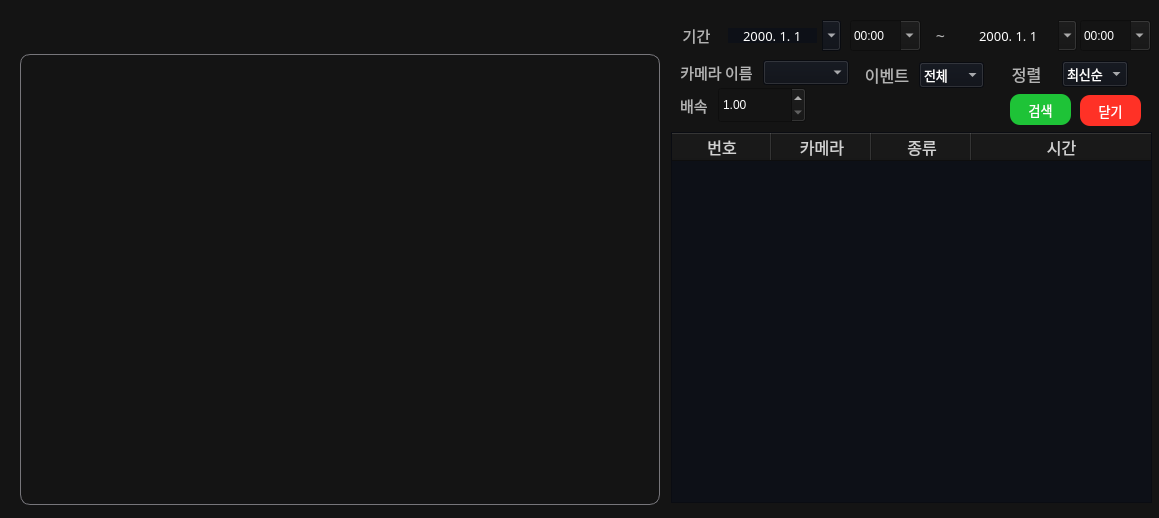
<?xml version="1.0" encoding="UTF-8"?>
<ui version="4.0">
 <class>Search_window</class>
 <widget class="QWidget" name="Search_window">
  <property name="geometry">
   <rect>
    <x>0</x>
    <y>0</y>
    <width>1159</width>
    <height>518</height>
   </rect>
  </property>
  <property name="windowTitle">
   <string notr="true">Search</string>
  </property>
  <property name="styleSheet">
   <string notr="true">background-color: rgb(20, 20, 20);
</string>
  </property>
  <widget class="QLabel" name="search_viewer">
   <property name="geometry">
    <rect>
     <x>20</x>
     <y>54</y>
     <width>640</width>
     <height>451</height>
    </rect>
   </property>
   <property name="font">
    <font>
     <family>Sans</family>
    </font>
   </property>
   <property name="styleSheet">
    <string notr="true">border: 1px solid rgb(119, 118, 123);
border-radius: 10px ;</string>
   </property>
   <property name="text">
    <string/>
   </property>
   <property name="pixmap">
    <pixmap resource="../ms_ai_img.qrc">:/newPrefix/ui/images/logo.png</pixmap>
   </property>
   <property name="alignment">
    <set>Qt::AlignmentFlag::AlignCenter</set>
   </property>
  </widget>
  <widget class="QLabel" name="time_label">
   <property name="geometry">
    <rect>
     <x>666</x>
     <y>15</y>
     <width>61</width>
     <height>41</height>
    </rect>
   </property>
   <property name="font">
    <font>
     <family>Sans</family>
     <pointsize>11</pointsize>
    </font>
   </property>
   <property name="styleSheet">
    <string notr="true">color: rgb(179,179,179);
background-color: rgba(191, 64, 64, 0);</string>
   </property>
   <property name="text">
    <string>기간</string>
   </property>
   <property name="alignment">
    <set>Qt::AlignmentFlag::AlignCenter</set>
   </property>
  </widget>
  <widget class="QTableWidget" name="event_table">
   <property name="geometry">
    <rect>
     <x>671</x>
     <y>132</y>
     <width>481</width>
     <height>371</height>
    </rect>
   </property>
   <property name="font">
    <font>
     <family>Sans</family>
     <pointsize>11</pointsize>
     <bold>false</bold>
    </font>
   </property>
   <property name="focusPolicy">
    <enum>Qt::FocusPolicy::NoFocus</enum>
   </property>
   <property name="styleSheet">
    <string notr="true">QTableWidget {
    background-color: rgb(13, 16, 23); /* 테이블 전체 배경색 */
    color: rgb(255, 255, 255);
}

QHeaderView::section {
    color: rgb(209, 209, 209); /* 헤더 텍스트 색상 - 회색 */
}

QTableWidget::item {
    color: rgb(255, 255, 255); /* 기본 상태에서의 텍스트 색상 - 흰색 */

}

QTableWidget::item:selected {
    background-color: rgb(32,39,49); /* 선택된 셀의 배경색 */
    color: rgb(255, 255, 255);

}

QScrollBar:vertical {
    border: 1px solid #999999;
    background: #b3b3b3c6;
    width: 8px;
}
QScrollBar::handle:vertical {
background: #2f2f2f; 
min-height: 10px;
width: 8px;

}
</string>
   </property>
   <property name="selectionMode">
    <enum>QAbstractItemView::SelectionMode::SingleSelection</enum>
   </property>
   <property name="selectionBehavior">
    <enum>QAbstractItemView::SelectionBehavior::SelectRows</enum>
   </property>
   <property name="showGrid">
    <bool>false</bool>
   </property>
   <property name="gridStyle">
    <enum>Qt::PenStyle::DashDotLine</enum>
   </property>
   <property name="sortingEnabled">
    <bool>false</bool>
   </property>
   <property name="wordWrap">
    <bool>false</bool>
   </property>
   <attribute name="horizontalHeaderHighlightSections">
    <bool>false</bool>
   </attribute>
   <attribute name="horizontalHeaderStretchLastSection">
    <bool>true</bool>
   </attribute>
   <attribute name="verticalHeaderVisible">
    <bool>false</bool>
   </attribute>
   <attribute name="verticalHeaderHighlightSections">
    <bool>false</bool>
   </attribute>
   <attribute name="verticalHeaderStretchLastSection">
    <bool>false</bool>
   </attribute>
   <column>
    <property name="text">
     <string>번호</string>
    </property>
    <property name="font">
     <font>
      <pointsize>12</pointsize>
     </font>
    </property>
   </column>
   <column>
    <property name="text">
     <string>카메라</string>
    </property>
    <property name="font">
     <font>
      <pointsize>12</pointsize>
     </font>
    </property>
   </column>
   <column>
    <property name="text">
     <string>종류</string>
    </property>
    <property name="font">
     <font>
      <pointsize>12</pointsize>
     </font>
    </property>
   </column>
   <column>
    <property name="text">
     <string>시간</string>
    </property>
    <property name="font">
     <font>
      <pointsize>12</pointsize>
     </font>
    </property>
   </column>
  </widget>
  <widget class="QLabel" name="time_tilde">
   <property name="geometry">
    <rect>
     <x>920</x>
     <y>25</y>
     <width>41</width>
     <height>21</height>
    </rect>
   </property>
   <property name="sizePolicy">
    <sizepolicy hsizetype="Fixed" vsizetype="Fixed">
     <horstretch>0</horstretch>
     <verstretch>0</verstretch>
    </sizepolicy>
   </property>
   <property name="font">
    <font>
     <family>Sans</family>
     <pointsize>12</pointsize>
    </font>
   </property>
   <property name="styleSheet">
    <string notr="true">color: rgb(179,179,179);
background-color: rgba(191, 64, 64, 0);</string>
   </property>
   <property name="text">
    <string>~</string>
   </property>
   <property name="alignment">
    <set>Qt::AlignmentFlag::AlignCenter</set>
   </property>
  </widget>
  <widget class="QDateEdit" name="time_day_start_input">
   <property name="geometry">
    <rect>
     <x>720</x>
     <y>20</y>
     <width>121</width>
     <height>31</height>
    </rect>
   </property>
   <property name="font">
    <font>
     <family>Sans</family>
     <pointsize>10</pointsize>
    </font>
   </property>
   <property name="focusPolicy">
    <enum>Qt::FocusPolicy::NoFocus</enum>
   </property>
   <property name="styleSheet">
    <string notr="true">


            QDateEdit {
                padding: 5px;
					color: rgb(255, 255, 255);
					background-color: rgb(13, 16, 23);
					selection-background-color: rgb(53, 132, 228);

            }
			QCalendarWidget {
                background-color: rgb(87, 227, 137);
                alternate-background-color: rgb(87, 227, 137);
            }
            QCalendarWidget QWidget { /* All child widgets of QCalendarWidget */
                color: black;
					background-color: #f0f0f0;  
					alternate-background-color: rgb(28, 113, 216);
            }
            QCalendarWidget QAbstractItemView {
                selection-background-color: rgb(87, 227, 137);;
                selection-color: white;
            }

</string>
   </property>
   <property name="frame">
    <bool>false</bool>
   </property>
   <property name="alignment">
    <set>Qt::AlignmentFlag::AlignCenter</set>
   </property>
   <property name="readOnly">
    <bool>false</bool>
   </property>
   <property name="buttonSymbols">
    <enum>QAbstractSpinBox::ButtonSymbols::NoButtons</enum>
   </property>
   <property name="correctionMode">
    <enum>QAbstractSpinBox::CorrectionMode::CorrectToNearestValue</enum>
   </property>
   <property name="keyboardTracking">
    <bool>true</bool>
   </property>
   <property name="showGroupSeparator" stdset="0">
    <bool>false</bool>
   </property>
   <property name="currentSection">
    <enum>QDateTimeEdit::Section::YearSection</enum>
   </property>
   <property name="displayFormat">
    <string>yyyy. M. d</string>
   </property>
   <property name="calendarPopup">
    <bool>true</bool>
   </property>
  </widget>
  <widget class="QPushButton" name="search_close_bnt">
   <property name="geometry">
    <rect>
     <x>1080</x>
     <y>95</y>
     <width>61</width>
     <height>31</height>
    </rect>
   </property>
   <property name="font">
    <font>
     <family>Sans</family>
     <pointsize>10</pointsize>
    </font>
   </property>
   <property name="cursor">
    <cursorShape>PointingHandCursor</cursorShape>
   </property>
   <property name="styleSheet">
    <string notr="true">background-color: rgb(255, 49, 38);
color: rgb(255, 255, 255);
border-radius: 10px;
</string>
   </property>
   <property name="text">
    <string>닫기</string>
   </property>
  </widget>
  <widget class="QPushButton" name="time_search_bnt">
   <property name="geometry">
    <rect>
     <x>1010</x>
     <y>94</y>
     <width>61</width>
     <height>31</height>
    </rect>
   </property>
   <property name="font">
    <font>
     <family>Sans</family>
     <pointsize>10</pointsize>
    </font>
   </property>
   <property name="cursor">
    <cursorShape>PointingHandCursor</cursorShape>
   </property>
   <property name="styleSheet">
    <string notr="true">background-color: rgb(30, 195, 55);
color: rgb(255, 255, 255);
border-radius: 10px;
</string>
   </property>
   <property name="text">
    <string>검색</string>
   </property>
  </widget>
  <widget class="QDateEdit" name="time_day_end_input">
   <property name="geometry">
    <rect>
     <x>956</x>
     <y>20</y>
     <width>121</width>
     <height>31</height>
    </rect>
   </property>
   <property name="font">
    <font>
     <family>Sans</family>
     <pointsize>10</pointsize>
    </font>
   </property>
   <property name="focusPolicy">
    <enum>Qt::FocusPolicy::NoFocus</enum>
   </property>
   <property name="styleSheet">
    <string notr="true">            QDateEdit {
                padding: 5px;
                color: white;
            }
			QCalendarWidget {
                background-color: rgb(87, 227, 137);
                alternate-background-color: rgb(87, 227, 137);
            }
            QCalendarWidget QWidget { /* All child widgets of QCalendarWidget */
                color: black;
					background-color: #f0f0f0;  
					alternate-background-color: rgb(28, 113, 216);
            }
            QCalendarWidget QAbstractItemView {
                selection-background-color: rgb(87, 227, 137);;
                selection-color: white;
            }

</string>
   </property>
   <property name="wrapping">
    <bool>false</bool>
   </property>
   <property name="frame">
    <bool>false</bool>
   </property>
   <property name="alignment">
    <set>Qt::AlignmentFlag::AlignCenter</set>
   </property>
   <property name="buttonSymbols">
    <enum>QAbstractSpinBox::ButtonSymbols::NoButtons</enum>
   </property>
   <property name="currentSection">
    <enum>QDateTimeEdit::Section::YearSection</enum>
   </property>
   <property name="displayFormat">
    <string>yyyy. M. d</string>
   </property>
   <property name="calendarPopup">
    <bool>true</bool>
   </property>
  </widget>
  <widget class="QWidget" name="layoutWidget">
   <property name="geometry">
    <rect>
     <x>997</x>
     <y>60</y>
     <width>131</width>
     <height>28</height>
    </rect>
   </property>
   <property name="font">
    <font>
     <family>Sans</family>
    </font>
   </property>
   <layout class="QHBoxLayout" name="horizontalLayout_2">
    <item>
     <widget class="QLabel" name="sort_label">
      <property name="font">
       <font>
        <family>Sans</family>
        <pointsize>12</pointsize>
       </font>
      </property>
      <property name="styleSheet">
       <string notr="true">color: rgb(179,179,179);
background-color: rgba(191, 64, 64, 0);</string>
      </property>
      <property name="text">
       <string>정렬</string>
      </property>
      <property name="alignment">
       <set>Qt::AlignmentFlag::AlignCenter</set>
      </property>
     </widget>
    </item>
    <item>
     <widget class="QComboBox" name="sort_box">
      <property name="font">
       <font>
        <family>Sans</family>
        <pointsize>10</pointsize>
        <bold>false</bold>
       </font>
      </property>
      <property name="styleSheet">
       <string notr="true">color: rgb(255, 255, 255);
background-color: rgb(13, 16, 23);
selection-background-color: rgb(53, 132, 228);
</string>
      </property>
      <property name="minimumContentsLength">
       <number>0</number>
      </property>
      <item>
       <property name="text">
        <string>최신순</string>
       </property>
      </item>
      <item>
       <property name="text">
        <string>시간순</string>
       </property>
      </item>
     </widget>
    </item>
   </layout>
  </widget>
  <widget class="QWidget" name="layoutWidget">
   <property name="geometry">
    <rect>
     <x>861</x>
     <y>61</y>
     <width>123</width>
     <height>28</height>
    </rect>
   </property>
   <property name="font">
    <font>
     <family>Sans</family>
    </font>
   </property>
   <layout class="QHBoxLayout" name="horizontalLayout">
    <item>
     <widget class="QLabel" name="event_label">
      <property name="font">
       <font>
        <family>Sans</family>
        <pointsize>12</pointsize>
       </font>
      </property>
      <property name="styleSheet">
       <string notr="true">color: rgb(179,179,179);
background-color: rgba(191, 64, 64, 0);</string>
      </property>
      <property name="text">
       <string>이벤트</string>
      </property>
      <property name="alignment">
       <set>Qt::AlignmentFlag::AlignCenter</set>
      </property>
     </widget>
    </item>
    <item>
     <widget class="QComboBox" name="event_box">
      <property name="font">
       <font>
        <family>Sans</family>
        <pointsize>10</pointsize>
        <bold>false</bold>
       </font>
      </property>
      <property name="styleSheet">
       <string notr="true">color: rgb(255, 255, 255);
background-color: rgb(13, 16, 23);
selection-background-color: rgb(53, 132, 228);
</string>
      </property>
      <property name="minimumContentsLength">
       <number>0</number>
      </property>
      <item>
       <property name="text">
        <string>전체</string>
       </property>
      </item>
      <item>
       <property name="text">
        <string>침입</string>
       </property>
      </item>
      <item>
       <property name="text">
        <string>배회</string>
       </property>
      </item>
      <item>
       <property name="text">
        <string>쓰러짐</string>
       </property>
      </item>
      <item>
       <property name="text">
        <string>싸움</string>
       </property>
      </item>
      <item>
       <property name="text">
        <string>방화</string>
       </property>
      </item>
     </widget>
    </item>
   </layout>
  </widget>
  <widget class="QComboBox" name="time_hour_start_box">
   <property name="geometry">
    <rect>
     <x>850</x>
     <y>20</y>
     <width>71</width>
     <height>31</height>
    </rect>
   </property>
   <property name="font">
    <font>
     <family>Sans</family>
     <pointsize>10</pointsize>
     <bold>false</bold>
    </font>
   </property>
   <property name="styleSheet">
    <string notr="true">color: rgb(255, 255, 255);
selection-background-color: rgb(53, 132, 228);
</string>
   </property>
   <property name="editable">
    <bool>true</bool>
   </property>
   <property name="minimumContentsLength">
    <number>0</number>
   </property>
   <item>
    <property name="text">
     <string>00:00</string>
    </property>
   </item>
   <item>
    <property name="text">
     <string>01:00</string>
    </property>
   </item>
   <item>
    <property name="text">
     <string>02:00</string>
    </property>
   </item>
   <item>
    <property name="text">
     <string>03:00</string>
    </property>
   </item>
   <item>
    <property name="text">
     <string>04:00</string>
    </property>
   </item>
   <item>
    <property name="text">
     <string>05:00</string>
    </property>
   </item>
   <item>
    <property name="text">
     <string>06:00</string>
    </property>
   </item>
   <item>
    <property name="text">
     <string>07:00</string>
    </property>
   </item>
   <item>
    <property name="text">
     <string>08:00</string>
    </property>
   </item>
   <item>
    <property name="text">
     <string>09:00</string>
    </property>
   </item>
   <item>
    <property name="text">
     <string>10:00</string>
    </property>
   </item>
   <item>
    <property name="text">
     <string>11:00</string>
    </property>
   </item>
   <item>
    <property name="text">
     <string>12:00</string>
    </property>
   </item>
   <item>
    <property name="text">
     <string>13:00</string>
    </property>
   </item>
   <item>
    <property name="text">
     <string>14:00</string>
    </property>
   </item>
   <item>
    <property name="text">
     <string>15:00</string>
    </property>
   </item>
   <item>
    <property name="text">
     <string>16:00</string>
    </property>
   </item>
   <item>
    <property name="text">
     <string>17:00</string>
    </property>
   </item>
   <item>
    <property name="text">
     <string>18:00</string>
    </property>
   </item>
   <item>
    <property name="text">
     <string>19:00</string>
    </property>
   </item>
   <item>
    <property name="text">
     <string>20:00</string>
    </property>
   </item>
   <item>
    <property name="text">
     <string>21:00</string>
    </property>
   </item>
   <item>
    <property name="text">
     <string>22:00</string>
    </property>
   </item>
   <item>
    <property name="text">
     <string>23:00</string>
    </property>
   </item>
  </widget>
  <widget class="QComboBox" name="time_hour_end_box">
   <property name="geometry">
    <rect>
     <x>1080</x>
     <y>20</y>
     <width>71</width>
     <height>31</height>
    </rect>
   </property>
   <property name="font">
    <font>
     <family>Sans</family>
     <pointsize>10</pointsize>
     <bold>false</bold>
    </font>
   </property>
   <property name="styleSheet">
    <string notr="true">color: rgb(255, 255, 255);
selection-background-color: rgb(53, 132, 228);
</string>
   </property>
   <property name="editable">
    <bool>true</bool>
   </property>
   <property name="minimumContentsLength">
    <number>0</number>
   </property>
   <item>
    <property name="text">
     <string>00:00</string>
    </property>
   </item>
   <item>
    <property name="text">
     <string>01:00</string>
    </property>
   </item>
   <item>
    <property name="text">
     <string>02:00</string>
    </property>
   </item>
   <item>
    <property name="text">
     <string>03:00</string>
    </property>
   </item>
   <item>
    <property name="text">
     <string>04:00</string>
    </property>
   </item>
   <item>
    <property name="text">
     <string>05:00</string>
    </property>
   </item>
   <item>
    <property name="text">
     <string>06:00</string>
    </property>
   </item>
   <item>
    <property name="text">
     <string>07:00</string>
    </property>
   </item>
   <item>
    <property name="text">
     <string>08:00</string>
    </property>
   </item>
   <item>
    <property name="text">
     <string>09:00</string>
    </property>
   </item>
   <item>
    <property name="text">
     <string>10:00</string>
    </property>
   </item>
   <item>
    <property name="text">
     <string>11:00</string>
    </property>
   </item>
   <item>
    <property name="text">
     <string>12:00</string>
    </property>
   </item>
   <item>
    <property name="text">
     <string>13:00</string>
    </property>
   </item>
   <item>
    <property name="text">
     <string>14:00</string>
    </property>
   </item>
   <item>
    <property name="text">
     <string>15:00</string>
    </property>
   </item>
   <item>
    <property name="text">
     <string>16:00</string>
    </property>
   </item>
   <item>
    <property name="text">
     <string>17:00</string>
    </property>
   </item>
   <item>
    <property name="text">
     <string>18:00</string>
    </property>
   </item>
   <item>
    <property name="text">
     <string>19:00</string>
    </property>
   </item>
   <item>
    <property name="text">
     <string>20:00</string>
    </property>
   </item>
   <item>
    <property name="text">
     <string>21:00</string>
    </property>
   </item>
   <item>
    <property name="text">
     <string>22:00</string>
    </property>
   </item>
   <item>
    <property name="text">
     <string>23:00</string>
    </property>
   </item>
  </widget>
  <widget class="QLabel" name="camera_num_label">
   <property name="geometry">
    <rect>
     <x>676</x>
     <y>60</y>
     <width>81</width>
     <height>25</height>
    </rect>
   </property>
   <property name="font">
    <font>
     <family>Sans</family>
     <pointsize>11</pointsize>
    </font>
   </property>
   <property name="styleSheet">
    <string notr="true">color: rgb(179,179,179);
background-color: rgba(191, 64, 64, 0);</string>
   </property>
   <property name="text">
    <string>카메라 이름</string>
   </property>
   <property name="alignment">
    <set>Qt::AlignmentFlag::AlignCenter</set>
   </property>
  </widget>
  <widget class="QComboBox" name="camera_name_box">
   <property name="geometry">
    <rect>
     <x>763</x>
     <y>60</y>
     <width>86</width>
     <height>25</height>
    </rect>
   </property>
   <property name="font">
    <font>
     <family>Sans</family>
     <pointsize>11</pointsize>
     <bold>false</bold>
    </font>
   </property>
   <property name="styleSheet">
    <string notr="true">color: rgb(255, 255, 255);
background-color: rgb(13, 16, 23);
selection-background-color: rgb(53, 132, 228);
</string>
   </property>
   <property name="minimumContentsLength">
    <number>0</number>
   </property>
  </widget>
  <widget class="QLabel" name="time_video_time_speed_label">
   <property name="geometry">
    <rect>
     <x>680</x>
     <y>90</y>
     <width>31</width>
     <height>31</height>
    </rect>
   </property>
   <property name="font">
    <font>
     <family>Sans</family>
     <pointsize>11</pointsize>
    </font>
   </property>
   <property name="styleSheet">
    <string notr="true">color: rgb(179,179,179);
background-color: rgba(255, 255, 255, 0);</string>
   </property>
   <property name="text">
    <string>배속</string>
   </property>
   <property name="alignment">
    <set>Qt::AlignmentFlag::AlignLeading|Qt::AlignmentFlag::AlignLeft|Qt::AlignmentFlag::AlignVCenter</set>
   </property>
  </widget>
  <widget class="QDoubleSpinBox" name="time_video_time_speed_input">
   <property name="geometry">
    <rect>
     <x>718</x>
     <y>87</y>
     <width>88</width>
     <height>36</height>
    </rect>
   </property>
   <property name="styleSheet">
    <string notr="true">color: rgb(255, 255, 255);</string>
   </property>
   <property name="minimum">
    <double>1.000000000000000</double>
   </property>
   <property name="maximum">
    <double>10.000000000000000</double>
   </property>
   <property name="singleStep">
    <double>0.200000000000000</double>
   </property>
  </widget>
  <widget class="QLabel" name="top_logo">
   <property name="geometry">
    <rect>
     <x>20</x>
     <y>11</y>
     <width>189</width>
     <height>32</height>
    </rect>
   </property>
   <property name="minimumSize">
    <size>
     <width>1</width>
     <height>1</height>
    </size>
   </property>
   <property name="maximumSize">
    <size>
     <width>251</width>
     <height>41</height>
    </size>
   </property>
   <property name="font">
    <font>
     <family>Sans</family>
    </font>
   </property>
   <property name="text">
    <string/>
   </property>
   <property name="pixmap">
    <pixmap resource="../ms_ai_img.qrc">:/newPrefix/ui/images/logo.svg</pixmap>
   </property>
   <property name="scaledContents">
    <bool>true</bool>
   </property>
  </widget>
 </widget>
 <resources>
  <include location="../ms_ai_img.qrc"/>
  <include location="../ms_ai_img.qrc"/>
  <include location="../ms_ai_img.qrc"/>
 </resources>
 <connections/>
</ui>
